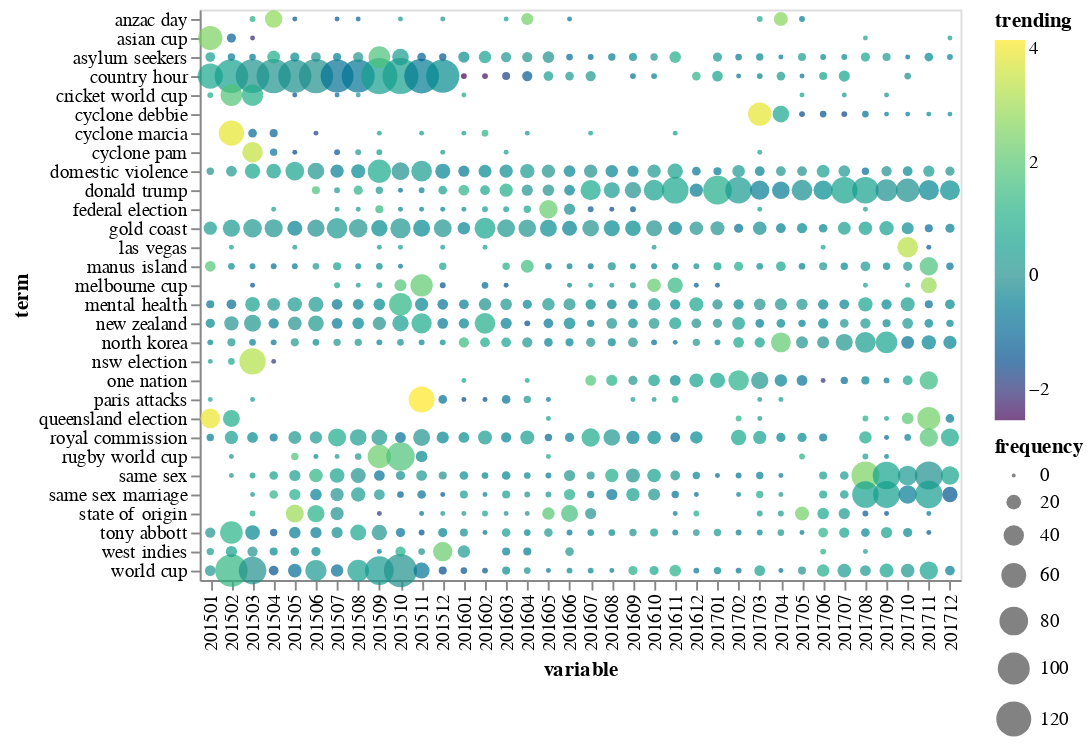

Source (notebook cell):
### Code cell
import altair as alt

viridis= ['#440154', '#472c7a', '#3b518b', '#2c718e', '#21908d', '#27ad81', '#5cc863', '#aadc32', '#fde725']
alt.Chart(display_df).mark_circle().encode(
        alt.X('variable'),
        alt.Y('term'),
        size='frequency',    
        color=alt.Color('trending:Q',  scale=alt.Scale(domain=(display_df.dropna().trending.min(), 
                                                           0, 
                                                           display_df.dropna().trending.max()),
                                                    range=[viridis[0], viridis[len(viridis)//2], viridis[-1]]
                                                      )
                       ),
    )

### Figure 1 — Vega-Lite specification as saved in the notebook (floating-point values rounded to 4 significant figures; data arrays with more than 128 entries replaced by an {"elided": "..."} marker saying what was removed)
{"$schema": "https://vega.github.io/schema/vega-lite/v2.4.3.json", "config": {"view": {"height": 300, "width": 400}}, "data": {"values": {"elided": "685 records"}}, "encoding": {"color": {"field": "trending", "scale": {"domain": [-2.552, 0, 4.146], "range": ["#440154", "#21908d", "#fde725"]}, "type": "quantitative"}, "size": {"field": "frequency", "type": "quantitative"}, "x": {"field": "variable", "type": "nominal"}, "y": {"field": "term", "type": "nominal"}}, "mark": "circle"}
